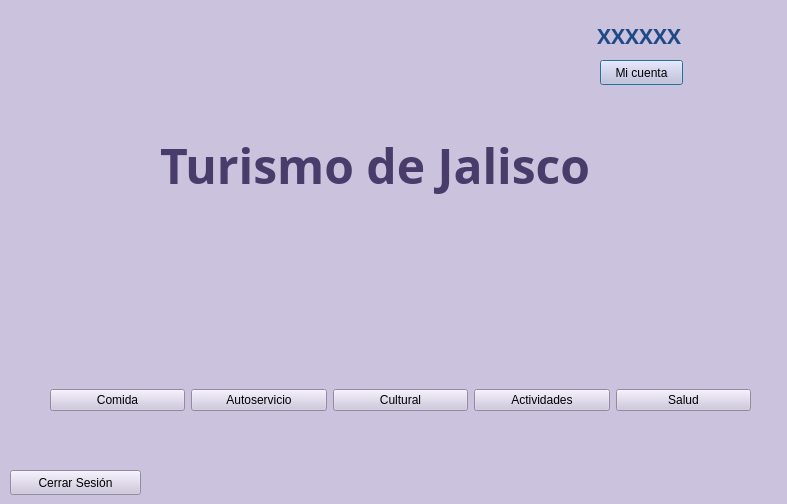
<?xml version="1.0" encoding="UTF-8"?>
<ui version="4.0">
 <class>BuscadorPrincipal</class>
 <widget class="QDialog" name="BuscadorPrincipal">
  <property name="geometry">
   <rect>
    <x>0</x>
    <y>0</y>
    <width>787</width>
    <height>504</height>
   </rect>
  </property>
  <property name="windowTitle">
   <string>Dialog</string>
  </property>
  <property name="autoFillBackground">
   <bool>false</bool>
  </property>
  <property name="styleSheet">
   <string notr="true">background-color: rgb(203, 195, 221);</string>
  </property>
  <widget class="QLabel" name="label">
   <property name="geometry">
    <rect>
     <x>160</x>
     <y>120</y>
     <width>491</width>
     <height>91</height>
    </rect>
   </property>
   <property name="font">
    <font>
     <family>Jamrul</family>
     <pointsize>36</pointsize>
     <weight>75</weight>
     <bold>true</bold>
    </font>
   </property>
   <property name="styleSheet">
    <string notr="true">color: rgb(73, 60, 107);</string>
   </property>
   <property name="text">
    <string>Turismo de Jalisco</string>
   </property>
  </widget>
  <widget class="QLabel" name="label_10">
   <property name="geometry">
    <rect>
     <x>-20</x>
     <y>0</y>
     <width>231</width>
     <height>101</height>
    </rect>
   </property>
   <property name="text">
    <string/>
   </property>
   <property name="pixmap">
    <pixmap>../Downloads/turis.png</pixmap>
   </property>
  </widget>
  <widget class="QLabel" name="label_2">
   <property name="geometry">
    <rect>
     <x>690</x>
     <y>10</y>
     <width>81</width>
     <height>81</height>
    </rect>
   </property>
   <property name="text">
    <string/>
   </property>
   <property name="pixmap">
    <pixmap>../Pictures/usuario.png</pixmap>
   </property>
   <property name="alignment">
    <set>Qt::AlignCenter</set>
   </property>
  </widget>
  <widget class="QPushButton" name="pushButton_micuenta">
   <property name="geometry">
    <rect>
     <x>600</x>
     <y>60</y>
     <width>83</width>
     <height>25</height>
    </rect>
   </property>
   <property name="text">
    <string>Mi cuenta</string>
   </property>
  </widget>
  <widget class="QWidget" name="layoutWidget">
   <property name="geometry">
    <rect>
     <x>60</x>
     <y>240</y>
     <width>681</width>
     <height>134</height>
    </rect>
   </property>
   <layout class="QHBoxLayout" name="horizontalLayout_2">
    <item>
     <widget class="QLabel" name="label_4">
      <property name="text">
       <string/>
      </property>
      <property name="pixmap">
       <pixmap>../Pictures/foodmid.png</pixmap>
      </property>
     </widget>
    </item>
    <item>
     <widget class="QLabel" name="label_5">
      <property name="text">
       <string/>
      </property>
      <property name="pixmap">
       <pixmap>../Pictures/autoservicemid.png</pixmap>
      </property>
     </widget>
    </item>
    <item>
     <widget class="QLabel" name="label_6">
      <property name="text">
       <string/>
      </property>
      <property name="pixmap">
       <pixmap>../Pictures/culturemid.png</pixmap>
      </property>
     </widget>
    </item>
    <item>
     <widget class="QLabel" name="label_3">
      <property name="text">
       <string/>
      </property>
      <property name="pixmap">
       <pixmap>../Pictures/naturemid.png</pixmap>
      </property>
     </widget>
    </item>
    <item>
     <widget class="QLabel" name="label_8">
      <property name="text">
       <string/>
      </property>
      <property name="pixmap">
       <pixmap>../Pictures/saludmid.png</pixmap>
      </property>
     </widget>
    </item>
   </layout>
  </widget>
  <widget class="QWidget" name="layoutWidget">
   <property name="geometry">
    <rect>
     <x>50</x>
     <y>370</y>
     <width>701</width>
     <height>61</height>
    </rect>
   </property>
   <layout class="QHBoxLayout" name="horizontalLayout">
    <item>
     <widget class="QPushButton" name="pushButton_comida">
      <property name="text">
       <string>Comida</string>
      </property>
     </widget>
    </item>
    <item>
     <widget class="QPushButton" name="pushButton_autoservicio">
      <property name="text">
       <string>Autoservicio</string>
      </property>
     </widget>
    </item>
    <item>
     <widget class="QPushButton" name="pushButton_cultural">
      <property name="text">
       <string>Cultural</string>
      </property>
     </widget>
    </item>
    <item>
     <widget class="QPushButton" name="pushButton_natural">
      <property name="text">
       <string>Actividades</string>
      </property>
     </widget>
    </item>
    <item>
     <widget class="QPushButton" name="pushButton_salud">
      <property name="text">
       <string>Salud</string>
      </property>
     </widget>
    </item>
   </layout>
  </widget>
  <widget class="QPushButton" name="pushButton_cerrar">
   <property name="geometry">
    <rect>
     <x>10</x>
     <y>470</y>
     <width>131</width>
     <height>25</height>
    </rect>
   </property>
   <property name="text">
    <string>Cerrar Sesión</string>
   </property>
  </widget>
  <widget class="QLabel" name="label_username">
   <property name="geometry">
    <rect>
     <x>370</x>
     <y>20</y>
     <width>311</width>
     <height>31</height>
    </rect>
   </property>
   <property name="font">
    <font>
     <family>Gargi</family>
     <pointsize>16</pointsize>
     <weight>75</weight>
     <bold>true</bold>
    </font>
   </property>
   <property name="styleSheet">
    <string notr="true">color: rgb(32, 74, 135);</string>
   </property>
   <property name="text">
    <string>XXXXXX</string>
   </property>
   <property name="alignment">
    <set>Qt::AlignRight|Qt::AlignTrailing|Qt::AlignVCenter</set>
   </property>
  </widget>
 </widget>
 <resources/>
 <connections/>
</ui>
